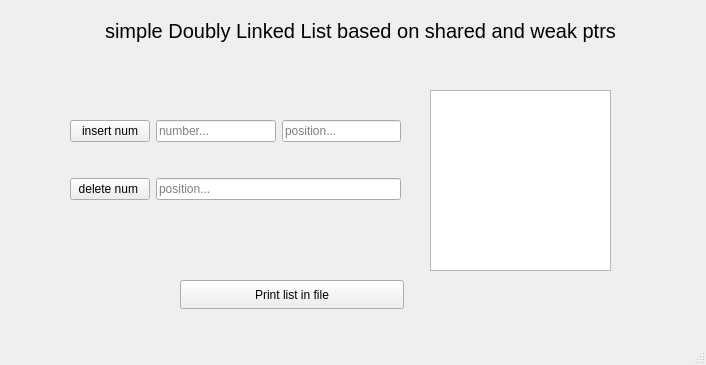
<?xml version="1.0" encoding="UTF-8"?>
<ui version="4.0">
 <class>MainWindow</class>
 <widget class="QMainWindow" name="MainWindow">
  <property name="geometry">
   <rect>
    <x>0</x>
    <y>0</y>
    <width>706</width>
    <height>365</height>
   </rect>
  </property>
  <property name="windowTitle">
   <string>MainWindow</string>
  </property>
  <widget class="QWidget" name="centralwidget">
   <widget class="QListWidget" name="listWidget">
    <property name="geometry">
     <rect>
      <x>430</x>
      <y>90</y>
      <width>181</width>
      <height>181</height>
     </rect>
    </property>
   </widget>
   <widget class="QLabel" name="label">
    <property name="geometry">
     <rect>
      <x>30</x>
      <y>10</y>
      <width>661</width>
      <height>41</height>
     </rect>
    </property>
    <property name="font">
     <font>
      <pointsize>15</pointsize>
     </font>
    </property>
    <property name="text">
     <string>simple Doubly Linked List based on shared and weak ptrs</string>
    </property>
    <property name="alignment">
     <set>Qt::AlignCenter</set>
    </property>
   </widget>
   <widget class="QWidget" name="layoutWidget">
    <property name="geometry">
     <rect>
      <x>70</x>
      <y>90</y>
      <width>331</width>
      <height>141</height>
     </rect>
    </property>
    <layout class="QGridLayout" name="gridLayout">
     <item row="2" column="0">
      <widget class="QPushButton" name="deleteButton">
       <property name="text">
        <string>delete num </string>
       </property>
      </widget>
     </item>
     <item row="1" column="0">
      <widget class="QPushButton" name="insertButton">
       <property name="text">
        <string>insert num</string>
       </property>
      </widget>
     </item>
     <item row="1" column="1">
      <layout class="QHBoxLayout" name="horizontalLayout">
       <item>
        <widget class="QLineEdit" name="numberEdit">
         <property name="placeholderText">
          <string>number...</string>
         </property>
        </widget>
       </item>
       <item>
        <widget class="QLineEdit" name="positionEdit">
         <property name="placeholderText">
          <string>position...</string>
         </property>
        </widget>
       </item>
      </layout>
     </item>
     <item row="2" column="1">
      <widget class="QLineEdit" name="positionEdit_2">
       <property name="placeholderText">
        <string>position...</string>
       </property>
      </widget>
     </item>
    </layout>
   </widget>
   <widget class="QPushButton" name="printInFileButton">
    <property name="geometry">
     <rect>
      <x>180</x>
      <y>280</y>
      <width>224</width>
      <height>29</height>
     </rect>
    </property>
    <property name="text">
     <string>Print list in file</string>
    </property>
   </widget>
  </widget>
  <widget class="QMenuBar" name="menubar">
   <property name="geometry">
    <rect>
     <x>0</x>
     <y>0</y>
     <width>706</width>
     <height>25</height>
    </rect>
   </property>
  </widget>
  <widget class="QStatusBar" name="statusbar"/>
 </widget>
 <resources/>
 <connections/>
</ui>
